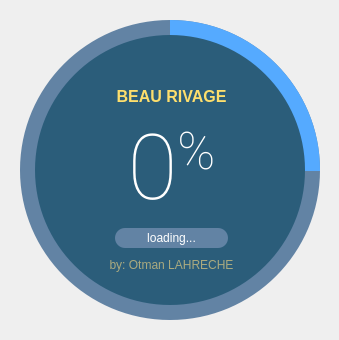
<?xml version="1.0" encoding="UTF-8"?>
<ui version="4.0">
 <class>SplashScreen</class>
 <widget class="QMainWindow" name="SplashScreen">
  <property name="geometry">
   <rect>
    <x>0</x>
    <y>0</y>
    <width>339</width>
    <height>340</height>
   </rect>
  </property>
  <property name="windowTitle">
   <string>MainWindow</string>
  </property>
  <widget class="QWidget" name="centralwidget">
   <widget class="QFrame" name="circularProgressBarBase">
    <property name="geometry">
     <rect>
      <x>10</x>
      <y>10</y>
      <width>320</width>
      <height>320</height>
     </rect>
    </property>
    <property name="frameShape">
     <enum>QFrame::NoFrame</enum>
    </property>
    <property name="frameShadow">
     <enum>QFrame::Raised</enum>
    </property>
    <widget class="QFrame" name="circularProgress">
     <property name="geometry">
      <rect>
       <x>10</x>
       <y>10</y>
       <width>300</width>
       <height>300</height>
      </rect>
     </property>
     <property name="styleSheet">
      <string notr="true">QFrame{
	border-radius: 150px;
	background-color: qconicalgradient(cx:0.5, cy:0.5, angle:90, stop:0.749 rgba(255, 0, 127, 0), stop:0.750 rgba(85, 170, 255, 255));
}</string>
     </property>
     <property name="frameShape">
      <enum>QFrame::NoFrame</enum>
     </property>
     <property name="frameShadow">
      <enum>QFrame::Raised</enum>
     </property>
    </widget>
    <widget class="QFrame" name="circularBg">
     <property name="geometry">
      <rect>
       <x>10</x>
       <y>10</y>
       <width>300</width>
       <height>300</height>
      </rect>
     </property>
     <property name="styleSheet">
      <string notr="true">QFrame{
	border-radius: 150px;
	background-color: #6283A4;
}</string>
     </property>
     <property name="frameShape">
      <enum>QFrame::NoFrame</enum>
     </property>
     <property name="frameShadow">
      <enum>QFrame::Raised</enum>
     </property>
    </widget>
    <widget class="QFrame" name="container">
     <property name="geometry">
      <rect>
       <x>25</x>
       <y>25</y>
       <width>270</width>
       <height>270</height>
      </rect>
     </property>
     <property name="styleSheet">
      <string notr="true">QFrame{
	border-radius: 135px;
	background-color: #2B5D7A;
}</string>
     </property>
     <property name="frameShape">
      <enum>QFrame::NoFrame</enum>
     </property>
     <property name="frameShadow">
      <enum>QFrame::Raised</enum>
     </property>
     <widget class="QWidget" name="layoutWidget">
      <property name="geometry">
       <rect>
        <x>40</x>
        <y>50</y>
        <width>193</width>
        <height>191</height>
       </rect>
      </property>
      <layout class="QGridLayout" name="gridLayout">
       <item row="0" column="0">
        <widget class="QLabel" name="labelTitle">
         <property name="font">
          <font>
           <family>Segoe UI</family>
           <pointsize>12</pointsize>
          </font>
         </property>
         <property name="styleSheet">
          <string notr="true">background-color: none;
color: #FFFFFF</string>
         </property>
         <property name="text">
          <string>&lt;html&gt;&lt;head/&gt;&lt;body&gt;&lt;p&gt;&lt;span style=&quot; font-weight:600; color:#fdde6c;&quot;&gt;BEAU RIVAGE&lt;/span&gt;&lt;/p&gt;&lt;/body&gt;&lt;/html&gt;</string>
         </property>
         <property name="alignment">
          <set>Qt::AlignCenter</set>
         </property>
        </widget>
       </item>
       <item row="1" column="0">
        <widget class="QLabel" name="labelPercentage">
         <property name="font">
          <font>
           <family>Roboto Thin</family>
           <pointsize>68</pointsize>
          </font>
         </property>
         <property name="styleSheet">
          <string notr="true">background-color: none;
color: #FFFFFF</string>
         </property>
         <property name="text">
          <string>&lt;p&gt;&lt;span style=&quot; font-size:68pt;&quot;&gt;0&lt;/span&gt;&lt;span style=&quot; font-size:58pt; vertical-align:super;&quot;&gt;%&lt;/span&gt;&lt;/p&gt;</string>
         </property>
         <property name="alignment">
          <set>Qt::AlignCenter</set>
         </property>
        </widget>
       </item>
       <item row="2" column="0">
        <widget class="QLabel" name="labelLoadingInfo">
         <property name="minimumSize">
          <size>
           <width>0</width>
           <height>20</height>
          </size>
         </property>
         <property name="maximumSize">
          <size>
           <width>16777215</width>
           <height>20</height>
          </size>
         </property>
         <property name="font">
          <font>
           <family>Segoe UI</family>
           <pointsize>9</pointsize>
          </font>
         </property>
         <property name="styleSheet">
          <string notr="true">QLabel{
	border-radius: 10px;	
	background-color: #6283A4;
	color: #FFFFFF;
	margin-left: 40px;
	margin-right: 40px;
}</string>
         </property>
         <property name="frameShape">
          <enum>QFrame::NoFrame</enum>
         </property>
         <property name="text">
          <string>loading...</string>
         </property>
         <property name="alignment">
          <set>Qt::AlignCenter</set>
         </property>
        </widget>
       </item>
       <item row="3" column="0">
        <widget class="QLabel" name="labelCredits">
         <property name="font">
          <font>
           <family>Segoe UI</family>
           <pointsize>9</pointsize>
          </font>
         </property>
         <property name="styleSheet">
          <string notr="true">background-color: none;
color : #6283A4;</string>
         </property>
         <property name="text">
          <string>&lt;html&gt;&lt;head/&gt;&lt;body&gt;&lt;p&gt;&lt;span style=&quot; color:#aaaa7f;&quot;&gt;by: Otman LAHRECHE&lt;/span&gt;&lt;/p&gt;&lt;/body&gt;&lt;/html&gt;</string>
         </property>
         <property name="alignment">
          <set>Qt::AlignCenter</set>
         </property>
        </widget>
       </item>
      </layout>
     </widget>
    </widget>
    <zorder>circularBg</zorder>
    <zorder>circularProgress</zorder>
    <zorder>container</zorder>
   </widget>
  </widget>
 </widget>
 <resources/>
 <connections/>
</ui>
